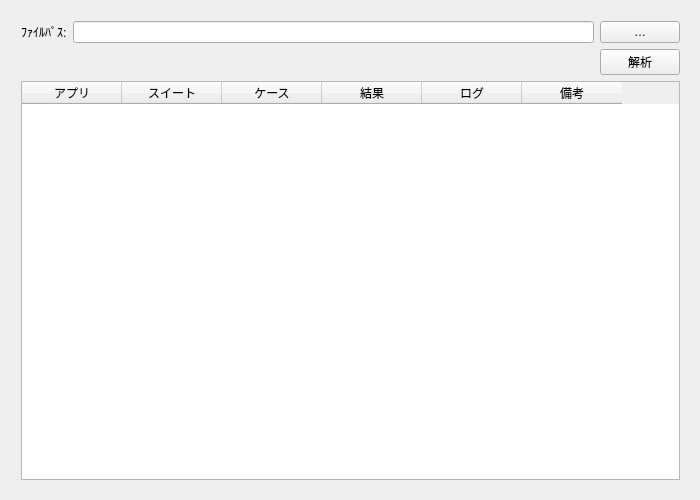
<?xml version="1.0" encoding="UTF-8"?>
<ui version="4.0">
 <class>TestToolClass</class>
 <widget class="QMainWindow" name="TestToolClass">
  <property name="geometry">
   <rect>
    <x>0</x>
    <y>0</y>
    <width>700</width>
    <height>500</height>
   </rect>
  </property>
  <property name="windowTitle">
   <string>TestTool</string>
  </property>
  <widget class="QWidget" name="centralWidget">
   <widget class="QWidget" name="verticalLayoutWidget_2">
    <property name="geometry">
     <rect>
      <x>10</x>
      <y>10</y>
      <width>681</width>
      <height>481</height>
     </rect>
    </property>
    <layout class="QVBoxLayout" name="verticalLayout_2">
     <item>
      <layout class="QHBoxLayout" name="horizontalLayout">
       <item>
        <widget class="QLabel" name="filePathLbl">
         <property name="text">
          <string>ﾌｧｲﾙﾊﾟｽ:</string>
         </property>
        </widget>
       </item>
       <item>
        <widget class="QLineEdit" name="filePathLineEdit"/>
       </item>
       <item>
        <widget class="QPushButton" name="RefBtn">
         <property name="text">
          <string>…</string>
         </property>
        </widget>
       </item>
      </layout>
     </item>
     <item>
      <layout class="QHBoxLayout" name="horizontalLayout_2">
       <item>
        <spacer name="horizontalSpacer">
         <property name="orientation">
          <enum>Qt::Horizontal</enum>
         </property>
         <property name="sizeHint" stdset="0">
          <size>
           <width>40</width>
           <height>20</height>
          </size>
         </property>
        </spacer>
       </item>
       <item>
        <widget class="QPushButton" name="analyzeBtn">
         <property name="text">
          <string>解析</string>
         </property>
        </widget>
       </item>
      </layout>
     </item>
     <item>
      <widget class="QTableWidget" name="tableWidget">
       <property name="enabled">
        <bool>true</bool>
       </property>
       <column>
        <property name="text">
         <string>アプリ</string>
        </property>
       </column>
       <column>
        <property name="text">
         <string>スイート</string>
        </property>
       </column>
       <column>
        <property name="text">
         <string>ケース</string>
        </property>
       </column>
       <column>
        <property name="text">
         <string>結果</string>
        </property>
       </column>
       <column>
        <property name="text">
         <string>ログ</string>
        </property>
       </column>
       <column>
        <property name="text">
         <string>備考</string>
        </property>
       </column>
      </widget>
     </item>
    </layout>
   </widget>
  </widget>
 </widget>
 <layoutdefault spacing="6" margin="11"/>
 <resources/>
 <connections/>
</ui>
